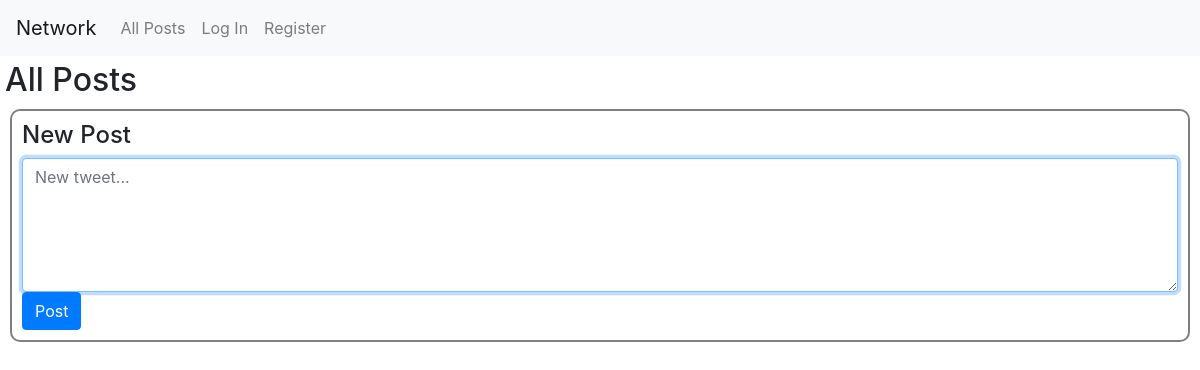
The app's page /, older data.
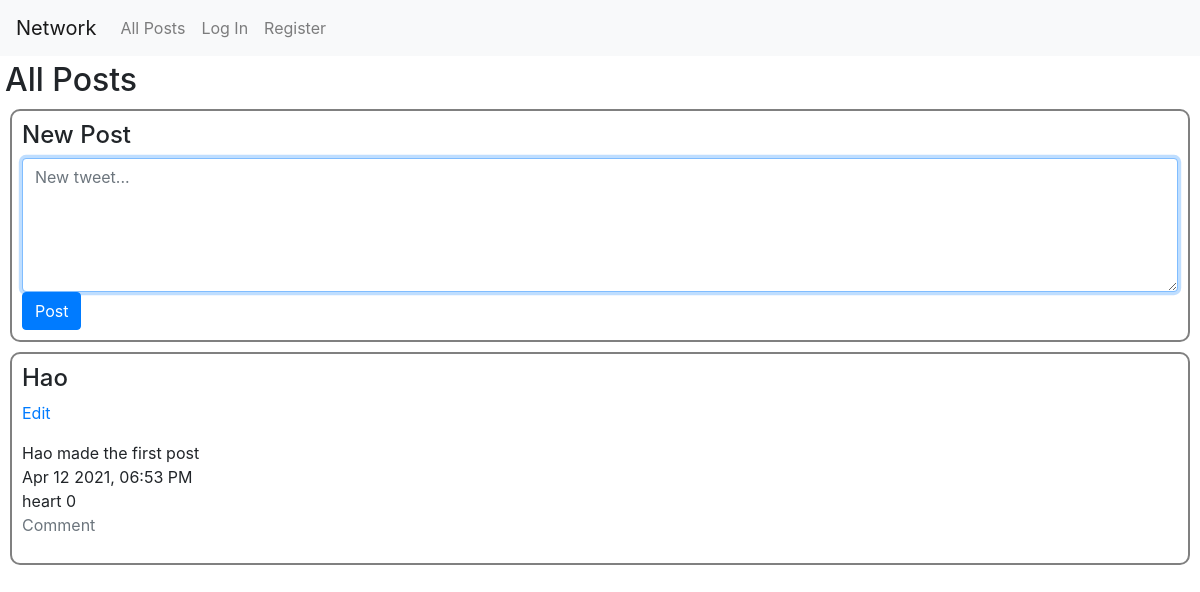
The same page, newer data.
### network/models.py (models this page shows, shortened)
class Tweet(models.Model):
    user = models.ForeignKey("User", on_delete=models.CASCADE, related_name="tweets_made")
    body = models.TextField(blank=True)
    likes = models.IntegerField()
    timestamp = models.DateTimeField(auto_now_add=True)

class User(AbstractUser):
    followers = models.ManyToManyField('self', symmetrical=False, related_name="following")
    followings = models.ManyToManyField('self', symmetrical=False, related_name="follower")

### network/views.py (the view)
# urls.py: path("", views.index, name="index"),
def index(request):
    posts = list(Tweet.objects.all())
    def get_timestamp(post):
        post.timestamp = post.timestamp.strftime("%b %d %Y, %I:%M %p")
        return post.timestamp
    posts.sort(key=get_timestamp)
    return render(request, "network/index.html", {
        "posts": posts
    })

### network/templates/network/index.html (shortened to what this page needs)
{% extends "network/layout.html" %}
{% block body %}
    <h2 class="title" >All Posts</h2>
    <form action="{% url 'newPost' %}" method="post" class="post-container" name="tweet_create">
        <h4>New Post</h4>
        <textarea class="form-control" autofocus type="text" placeholder="New tweet..." name="content" cols="15" rows="5"></textarea>
        <input class="btn btn-primary" type="submit" value="Post">
    </form>
    {% for post in posts %}
        <div id="all-posts" class="post-container">
            <h4>{{post.user.username}}</h4>
            <p class="text-primary">Edit</p>
            <div class="tweet-content">{{post.body}}</div>
            <div class="tweet-timestamp" class="text-secondary">{{post.timestamp}}</div>
            <div class="tweet-like">heart {{post.likes}}</div>
            <p class="text-secondary">Comment</p>
        </div>
    {% endfor %}
{% endblock %}

Row changes from the older to the newer data that the page shows:
added Tweet: user.username "Hao", body "Hao made the first post", timestamp "Apr 12 2021, 06:53 PM", likes "0"
